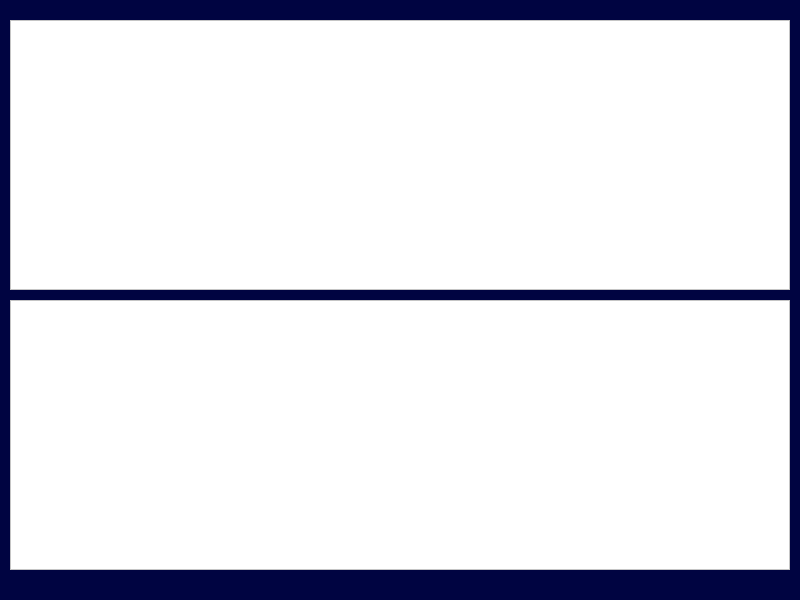
<?xml version="1.0" encoding="UTF-8"?>
<ui version="4.0">
 <class>MainWindow</class>
 <widget class="QMainWindow" name="MainWindow">
  <property name="geometry">
   <rect>
    <x>0</x>
    <y>0</y>
    <width>800</width>
    <height>600</height>
   </rect>
  </property>
  <property name="windowTitle">
   <string>MainWindow</string>
  </property>
  <property name="styleSheet">
   <string notr="true">background:#000441</string>
  </property>
  <widget class="QWidget" name="centralwidget">
   <widget class="QPlainTextEdit" name="Pshow">
    <property name="geometry">
     <rect>
      <x>10</x>
      <y>20</y>
      <width>780</width>
      <height>270</height>
     </rect>
    </property>
    <property name="styleSheet">
     <string notr="true">background:#FFF
</string>
    </property>
   </widget>
   <widget class="QPlainTextEdit" name="Phex">
    <property name="geometry">
     <rect>
      <x>10</x>
      <y>300</y>
      <width>780</width>
      <height>270</height>
     </rect>
    </property>
    <property name="styleSheet">
     <string notr="true">background:#FFF</string>
    </property>
   </widget>
  </widget>
  <widget class="QMenuBar" name="menubar">
   <property name="geometry">
    <rect>
     <x>0</x>
     <y>0</y>
     <width>800</width>
     <height>25</height>
    </rect>
   </property>
  </widget>
  <widget class="QStatusBar" name="statusbar"/>
 </widget>
 <resources/>
 <connections/>
</ui>
